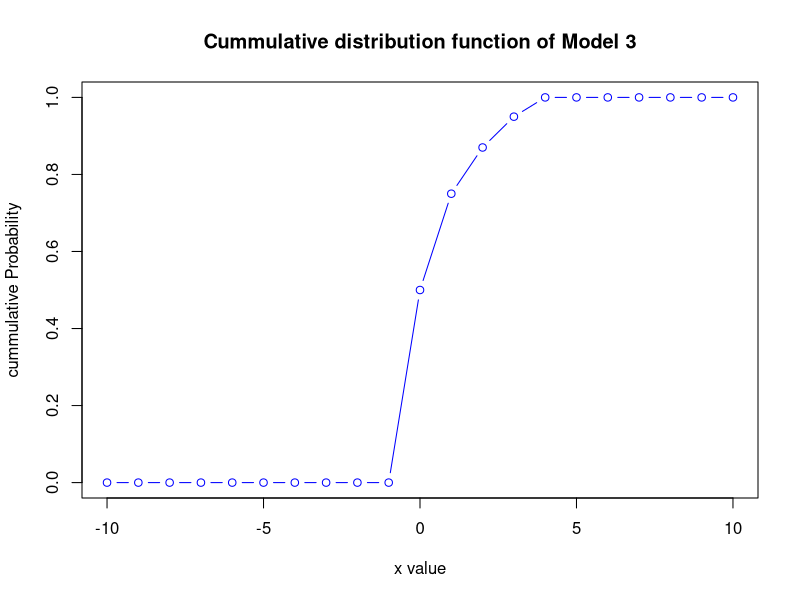
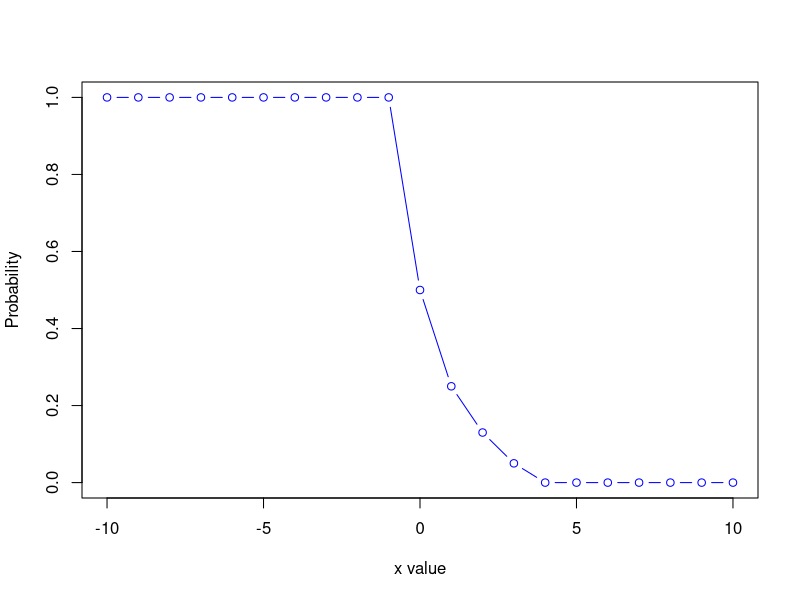
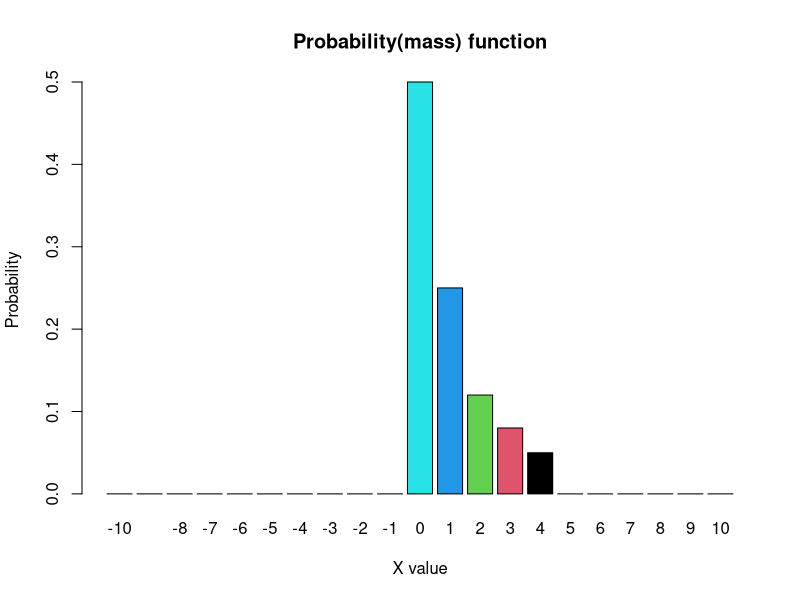

The R script that drew these images, in order:
## ---- chunk 1
F_x3 = function(x){
  if(x < 0){
    prob = 0
  }
  if((x<1)&(x>=0)){
    prob = 0.5
  }
  if((x<2)&(x>=1)){
    prob = 0.75
  }
  if((x<3)&(x>=2)){
    prob = 0.87
  }
  if((x<4)&(x>=3)){
    prob = 0.95
  }
  if(x>=4){
    prob = 1
  }
  return(prob)
}
#please enter your number (input) as x:
x = 3
F_x3(x)
## ---- chunk 2
S = seq(-10 , 10);w = c();k = 1
for(i in S){
  w[k] = F_x3(i)
  k = k+1}
plot(x = S , y = w , col = "blue" , type = "b" ,
     xlab = "x value" , ylab = "cummulative Probability",
     main = "Cummulative distribution function of Model 3")
## ---- chunk 3
S_x3 = function(x){
  prob = 1 - F_x3(x)
  return(prob)}
x = 3
S_x3(x)
## ---- chunk 4
S = seq(-10 , 10);q = c();k = 1
for(i in S){
  q[k] = S_x3(i)
  k = k+1}
 plot(x = S , y = q , col = "blue" , type = "b" ,
      xlab = "x value" , ylab = "Probability",
      main = "")
## ---- chunk 5
 f_x3 = function(x){
   prob = F_x3(x) - F_x3(x-1)
   return(prob)
 }
x = 3
f_x3(x)
## ---- chunk 6
S = seq(-10 , 10 );e = c();k = 1
for(i in S){
  e[k] = f_x3(i)
  k = k+1}
barplot( e  ,names.arg = -10:10 ,
         xlab = "X value" , ylab = "Probability" ,
         col = 5:1 , main = "Probability(mass) function")
